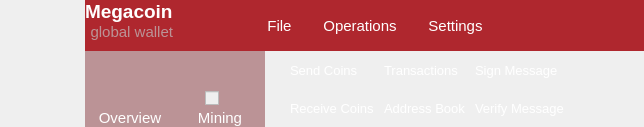
     <widget class="QWidget" name="wHeader" native="true">
      <property name="sizePolicy">
       <sizepolicy hsizetype="Preferred" vsizetype="Fixed">
        <horstretch>0</horstretch>
        <verstretch>0</verstretch>
       </sizepolicy>
      </property>
      <property name="minimumSize">
       <size>
        <width>0</width>
        <height>127</height>
       </size>
      </property>
      <property name="maximumSize">
       <size>
        <width>16777215</width>
        <height>127</height>
       </size>
      </property>
      <property name="styleSheet">
       <string notr="true">#wHeader {
	background-color: rgb(187, 147, 150);
}

QWidget {
	color: white;
}</string>
      </property>
      <layout class="QHBoxLayout" name="horizontalLayout_4" stretch="0,0">
       <property name="spacing">
        <number>0</number>
       </property>
       <property name="margin">
        <number>0</number>
       </property>
       <item>
        <widget class="QWidget" name="wLogo" native="true">
         <property name="minimumSize">
          <size>
           <width>85</width>
           <height>0</height>
          </size>
         </property>
         <property name="maximumSize">
          <size>
           <width>85</width>
           <height>16777215</height>
          </size>
         </property>
         <property name="styleSheet">
          <string notr="true">#wHeader {
	background-color: transparent;
}</string>
         </property>
         <layout class="QVBoxLayout" name="verticalLayout_7">
          <property name="spacing">
           <number>0</number>
          </property>
          <property name="margin">
           <number>0</number>
          </property>
          <item>
           <widget class="QLabel" name="lbLogo">
            <property name="minimumSize">
             <size>
              <width>85</width>
              <height>85</height>
             </size>
            </property>
            <property name="maximumSize">
             <size>
              <width>85</width>
              <height>85</height>
             </size>
            </property>
            <property name="text">
             <string notr="true"/>
            </property>
            <property name="pixmap">
             <pixmap resource="../res.qrc">:/res/logo.png</pixmap>
            </property>
           </widget>
          </item>
          <item>
           <widget class="QWidget" name="widget" native="true">
            <layout class="QHBoxLayout" name="horizontalLayout_9">
             <property name="spacing">
              <number>6</number>
             </property>
             <property name="margin">
              <number>0</number>
             </property>
             <item>
              <spacer name="horizontalSpacer_13">
               <property name="orientation">
                <enum>Qt::Horizontal</enum>
               </property>
               <property name="sizeHint" stdset="0">
                <size>
                   <width>30</width>
                   <height>25</height>
                </size>
               </property>
              </spacer>
             </item>
             <item>
              <widget class="QPushButton" name="bNewMessage">
               <property name="minimumSize">
                <size>
                 <width>30</width>
                 <height>31</height>
                </size>
               </property>
               <property name="maximumSize">
                <size>
                 <width>30</width>
                 <height>31</height>
                </size>
               </property>
                 <property name="toolTip">
                  <string>Messages from Megacoin</string>
                 </property>
               <property name="styleSheet">
                <string notr="true">QPushButton:flat {
	border: 0px solid gray;
	image: url(:/res/mail/mail_normal.png);
}

QPushButton:pressed:flat {
	image: url(:/res/mail/mail_normal.png);
}

QPushButton:hover {
	image: url(:/res/mail/mail_hover.png);
}</string>
               </property>
               <property name="text">
                <string/>
               </property>
               <property name="iconSize">
                <size>
                 <width>26</width>
                 <height>17</height>
                </size>
               </property>
               <property name="flat">
                <bool>true</bool>
               </property>
              </widget>
             </item>
             <item>
                <spacer name="horizontalSpacer_9">
                 <property name="orientation">
                  <enum>Qt::Horizontal</enum>
               </property>
                 <property name="sizeHint" stdset="0">
                <size>
                   <width>10</width>
                   <height>20</height>
                </size>
               </property>
                </spacer>
             </item>
            </layout>
           </widget>
          </item>
         </layout>
        </widget>
       </item>
       <item>
        <layout class="QVBoxLayout" name="verticalLayout_2" stretch="0,0">
         <property name="spacing">
          <number>0</number>
         </property>
         <item>
          <widget class="QWidget" name="wCaption" native="true">
           <property name="styleSheet">
            <string notr="true">#wCaption {
	background-color: rgb(175, 39, 46);
}

QWidget {
	color: white;
}</string>
           </property>
           <layout class="QHBoxLayout" name="horizontalLayout_2" stretch="0,1,0,0,0,0,0,1,0,0">
            <property name="margin">
             <number>0</number>
            </property>
            <item>
             <layout class="QVBoxLayout" name="verticalLayout" stretch="0,1">
              <property name="spacing">
               <number>0</number>
              </property>
              <item>
               <widget class="QLabel" name="label_2">
                <property name="font">
                 <font>
                  <pointsize>14</pointsize>
                  <weight>75</weight>
                  <bold>true</bold>
                  <stylestrategy>PreferAntialias</stylestrategy>
                 </font>
                </property>
                <property name="text">
                 <string>Megacoin</string>
                </property>
               </widget>
              </item>
              <item>
               <widget class="QLabel" name="label">
                <property name="font">
                 <font>
                  <pointsize>11</pointsize>
                 </font>
                </property>
                <property name="styleSheet">
                 <string notr="true">QLabel {
	color: rgb(187, 147, 150);
}</string>
                </property>
                <property name="text">
                 <string>global wallet</string>
                </property>
                <property name="alignment">
                 <set>Qt::AlignRight|Qt::AlignTop|Qt::AlignTrailing</set>
                </property>
               </widget>
              </item>
             </layout>
            </item>
            <item>
             <spacer name="horizontalSpacer_3">
              <property name="orientation">
               <enum>Qt::Horizontal</enum>
              </property>
              <property name="sizeHint" stdset="0">
               <size>
                <width>40</width>
                <height>20</height>
               </size>
              </property>
             </spacer>
            </item>
            <item>
             <widget class="QPushButton" name="pushButton_9">
              <property name="sizePolicy">
               <sizepolicy hsizetype="Maximum" vsizetype="Expanding">
                <horstretch>0</horstretch>
                <verstretch>0</verstretch>
               </sizepolicy>
              </property>
              <property name="font">
               <font>
                <pointsize>11</pointsize>
                <stylestrategy>PreferAntialias</stylestrategy>
               </font>
              </property>
              <property name="styleSheet">
               <string notr="true">QPushButton {
	border: 0px solid #d5c3b4;
	margin: 0px;
	padding: 10px;
	background-color: transparent;
}

QPushButton:pressed {
	border: 0px solid #d5c3b4;
	margin: 0px;
	background-color: rgb(157, 11, 23);
}</string>
              </property>
              <property name="text">
               <string>File</string>
              </property>
              <property name="flat">
               <bool>true</bool>
              </property>
             </widget>
            </item>
            <item>
             <spacer name="horizontalSpacer_10">
              <property name="orientation">
               <enum>Qt::Horizontal</enum>
              </property>
              <property name="sizeType">
               <enum>QSizePolicy::Fixed</enum>
              </property>
              <property name="sizeHint" stdset="0">
               <size>
                <width>5</width>
                <height>20</height>
               </size>
              </property>
             </spacer>
            </item>
            <item>
             <widget class="QPushButton" name="pushButton_5">
              <property name="sizePolicy">
               <sizepolicy hsizetype="Minimum" vsizetype="Expanding">
                <horstretch>0</horstretch>
                <verstretch>0</verstretch>
               </sizepolicy>
              </property>
              <property name="font">
               <font>
                <pointsize>11</pointsize>
                <stylestrategy>PreferAntialias</stylestrategy>
               </font>
              </property>
              <property name="styleSheet">
               <string notr="true">QPushButton {
	border: 0px solid #d5c3b4;
	margin: 0px;
	padding: 10px;
	background-color: transparent;
}

QPushButton:pressed {
	border: 0px solid #d5c3b4;
	margin: 0px;
	background-color: rgb(157, 11, 23);
}</string>
              </property>
              <property name="text">
               <string>Operations</string>
              </property>
              <property name="flat">
               <bool>true</bool>
              </property>
             </widget>
            </item>
            <item>
             <spacer name="horizontalSpacer_12">
              <property name="orientation">
               <enum>Qt::Horizontal</enum>
              </property>
              <property name="sizeType">
               <enum>QSizePolicy::Fixed</enum>
              </property>
              <property name="sizeHint" stdset="0">
               <size>
                <width>5</width>
                <height>20</height>
               </size>
              </property>
             </spacer>
            </item>
            <item>
             <widget class="QPushButton" name="pushButton_3">
              <property name="sizePolicy">
               <sizepolicy hsizetype="Minimum" vsizetype="Expanding">
                <horstretch>0</horstretch>
                <verstretch>0</verstretch>
               </sizepolicy>
              </property>
              <property name="font">
               <font>
                <pointsize>11</pointsize>
                <stylestrategy>PreferAntialias</stylestrategy>
               </font>
              </property>
              <property name="styleSheet">
               <string notr="true">QPushButton {
	border: 0px solid #d5c3b4;
	margin: 0px;
	padding: 10px;
	background-color: transparent;
}

QPushButton:pressed {
	border: 0px solid #d5c3b4;
	margin: 0px;
	background-color: rgb(157, 11, 23);
}</string>
              </property>
              <property name="text">
               <string>Settings</string>
              </property>
              <property name="flat">
               <bool>true</bool>
              </property>
             </widget>
            </item>
            <item>
             <spacer name="horizontalSpacer_4">
              <property name="orientation">
               <enum>Qt::Horizontal</enum>
              </property>
              <property name="sizeHint" stdset="0">
               <size>
                <width>40</width>
                <height>20</height>
               </size>
              </property>
             </spacer>
            </item>
            <item>
             <spacer name="horizontalSpacer_5">
              <property name="orientation">
               <enum>Qt::Horizontal</enum>
              </property>
              <property name="sizeType">
               <enum>QSizePolicy::Fixed</enum>
              </property>
              <property name="sizeHint" stdset="0">
               <size>
                <width>15</width>
                <height>20</height>
               </size>
              </property>
             </spacer>
            </item>
            <item>
             <widget class="QWidget" name="wCaptionButtons" native="true">
              <property name="sizePolicy">
               <sizepolicy hsizetype="Fixed" vsizetype="Preferred">
                <horstretch>0</horstretch>
                <verstretch>0</verstretch>
               </sizepolicy>
              </property>
              <layout class="QHBoxLayout" name="horizontalLayout">
               <property name="sizeConstraint">
                <enum>QLayout::SetDefaultConstraint</enum>
               </property>
               <property name="margin">
                <number>0</number>
               </property>
               <item>
                <widget class="QPushButton" name="pushButton_2">
                 <property name="minimumSize">
                  <size>
                     <width>16</width>
                   <height>30</height>
                  </size>
                 </property>
                 <property name="maximumSize">
                  <size>
                     <width>16</width>
                   <height>30</height>
                  </size>
                 </property>
                 <property name="styleSheet">
                  <string notr="true">QPushButton {
	border: 0px solid gray;
	image: url(:/res/minimize_normal.png);
}

QPushButton:pressed:flat {
	border: 0px solid gray;
	image: url(:/res/minimize_normal.png);
}

QPushButton:hover {
	image: url(:/res/minimize_hover.png);
}</string>
                 </property>
                 <property name="text">
                  <string notr="true"/>
                 </property>
                 <property name="icon">
                  <iconset>
                   <normaloff>:/res/minimize.png</normaloff>:/res/minimize.png</iconset>
                 </property>
                 <property name="flat">
                  <bool>true</bool>
                 </property>
                </widget>
               </item>
               <item>
                <widget class="QPushButton" name="pushButton">
                 <property name="minimumSize">
                  <size>
                   <width>30</width>
                   <height>30</height>
                  </size>
                 </property>
                 <property name="maximumSize">
                  <size>
                   <width>30</width>
                   <height>30</height>
                  </size>
                 </property>
                 <property name="styleSheet">
                  <string notr="true">QPushButton {	
	image: url(:/res/close_normal.png);
	border: 0px solid gray;
}
QPushButton:pressed:flat {
	image: url(:/res/close_normal.png);
}

QPushButton:hover {
	image: url(:/res/close_hover.png);
}</string>
                 </property>
                 <property name="text">
                  <string notr="true"/>
                 </property>
                 <property name="flat">
                  <bool>true</bool>
                 </property>
                </widget>
               </item>
              </layout>
             </widget>
            </item>
           </layout>
          </widget>
         </item>
         <item>
          <layout class="QHBoxLayout" name="horizontalLayout_3">
           <item>
              <widget class="QWidget" name="wHome" native="true">
               <property name="sizePolicy">
                <sizepolicy hsizetype="Fixed" vsizetype="Expanding">
                 <horstretch>0</horstretch>
                 <verstretch>0</verstretch>
                </sizepolicy>
               </property>
               <property name="minimumSize">
                <size>
                 <width>90</width>
                 <height>76</height>
                </size>
               </property>
               <property name="maximumSize">
                <size>
                 <width>90</width>
                 <height>16777215</height>
                </size>
               </property>
               <property name="toolTip">
                <string>&lt;html&gt;&lt;head/&gt;&lt;body&gt;&lt;p&gt;Welcome to Megacoin. This is your personal account&lt;/p&gt;&lt;/body&gt;&lt;/html&gt;</string>
               </property>
               <property name="styleSheet">
                <string notr="true">#wHome {
	background-color: #BB9396;
}

#wHome:hover {
	background-color: #AB7F82;
}

#wHome[is_pressed=&quot;true&quot;] {
	background-color: #9D0B17;
}

#wHome[is_checked=&quot;true&quot;] {
	background-color: #AB7F82;
}</string>
               </property>
               <property name="is_checked" stdset="0">
                <bool>false</bool>
               </property>
               <property name="is_pressed" stdset="0">
                <bool>false</bool>
               </property>
               <widget class="QLabel" name="label_18">
                <property name="geometry">
                 <rect>
                  <x>25</x>
                  <y>7</y>
                  <width>41</width>
                  <height>51</height>
                 </rect>
                </property>
                <property name="text">
                 <string/>
                </property>
                <property name="pixmap">
                 <pixmap resource="../res.qrc">:/res/home_icon.png</pixmap>
                </property>
               </widget>
               <widget class="QLabel" name="label_19">
                <property name="geometry">
                 <rect>
                  <x>0</x>
                  <y>57</y>
                  <width>90</width>
                  <height>20</height>
                 </rect>
                </property>
                <property name="font">
                 <font>
                  <pointsize>11</pointsize>
                  <stylestrategy>PreferAntialias</stylestrategy>
                 </font>
                </property>
                <property name="styleSheet">
                 <string notr="true">QLabel {
	color: white;
}</string>
                </property>
                <property name="text">
                 <string>Overview</string>
                </property>
                <property name="alignment">
                 <set>Qt::AlignCenter</set>
                </property>
               </widget>
              </widget>
             </item>
             <item>
            <widget class="QWidget" name="wMining" native="true">
             <property name="sizePolicy">
              <sizepolicy hsizetype="Fixed" vsizetype="Expanding">
               <horstretch>0</horstretch>
               <verstretch>0</verstretch>
              </sizepolicy>
             </property>
             <property name="minimumSize">
              <size>
               <width>90</width>
               <height>76</height>
              </size>
             </property>
             <property name="maximumSize">
              <size>
               <width>90</width>
               <height>16777215</height>
              </size>
             </property>
             <property name="styleSheet">
              <string notr="true">#wMining {
	background-color: #BB9396;
}

#wMining:hover {
	background-color: #AB7F82;
}

#wMining[is_pressed=&quot;true&quot;] {
	background-color: #9D0B17;
}

#wMining[is_checked=&quot;true&quot;] {
	background-color: #AB7F82;
}</string>
             </property>
             <property name="is_checked" stdset="0">
              <bool>false</bool>
             </property>
             <property name="is_pressed" stdset="0">
              <bool>false</bool>
             </property>
             <widget class="QLabel" name="label_16">
              <property name="geometry">
               <rect>
                <x>30</x>
                <y>7</y>
                <width>41</width>
                <height>51</height>
               </rect>
              </property>
              <property name="text">
               <string/>
              </property>
              <property name="pixmap">
               <pixmap resource="../res.qrc">:/res/mining.png</pixmap>
              </property>
             </widget>
             <widget class="QCheckBox" name="checkBox">
              <property name="enabled">
               <bool>false</bool>
              </property>
              <property name="geometry">
               <rect>
                <x>30</x>
                <y>37</y>
                <width>20</width>
                <height>20</height>
               </rect>
              </property>
              <property name="styleSheet">
               <string notr="true"/>
              </property>
              <property name="text">
               <string/>
              </property>
              <property name="checkable">
               <bool>true</bool>
              </property>
             </widget>
             <widget class="QLabel" name="label_17">
              <property name="geometry">
               <rect>
                <x>0</x>
                <y>57</y>
                <width>90</width>
                <height>20</height>
               </rect>
              </property>
              <property name="font">
               <font>
                <pointsize>11</pointsize>
                <stylestrategy>PreferAntialias</stylestrategy>
               </font>
              </property>
              <property name="styleSheet">
               <string notr="true">QLabel {
	color: white;
}</string>
              </property>
              <property name="text">
               <string>Mining</string>
              </property>
              <property name="alignment">
               <set>Qt::AlignCenter</set>
              </property>
             </widget>
            </widget>
           </item>
           <item>
            <spacer name="horizontalSpacer_2">
             <property name="orientation">
              <enum>Qt::Horizontal</enum>
             </property>
             <property name="sizeHint" stdset="0">
              <size>
                 <width>20</width>
               <height>20</height>
              </size>
             </property>
            </spacer>
           </item>
           <item>
            <layout class="QGridLayout" name="gridLayout">
             <item row="0" column="0">
              <widget class="QPushButton" name="pushButton_6">
               <property name="sizePolicy">
                <sizepolicy hsizetype="Minimum" vsizetype="Expanding">
                 <horstretch>0</horstretch>
                 <verstretch>0</verstretch>
                </sizepolicy>
               </property>
               <property name="font">
                <font>
                 <pointsize>10</pointsize>
                 <stylestrategy>PreferAntialias</stylestrategy>
                </font>
               </property>
               <property name="styleSheet">
                <string notr="true">QPushButton {
	text-align:left;
	border: 0px solid gray;
	padding: 3px 5px 3px 5px;
}

QPushButton:pressed:flat {
	background-color: #9D0B17;
}

QPushButton:hover {
	background-color: #AF272E;
}</string>
               </property>
               <property name="text">
                <string>Send Coins</string>
               </property>
               <property name="icon">
                <iconset resource="../res.qrc">
                 <normaloff>:/res/upload.png</normaloff>:/res/upload.png</iconset>
               </property>
               <property name="iconSize">
                <size>
                 <width>30</width>
                 <height>30</height>
                </size>
               </property>
               <property name="flat">
                <bool>true</bool>
               </property>
              </widget>
             </item>
             <item row="0" column="1">
              <widget class="QPushButton" name="pushButton_8">
               <property name="sizePolicy">
                <sizepolicy hsizetype="Minimum" vsizetype="Expanding">
                 <horstretch>0</horstretch>
                 <verstretch>0</verstretch>
                </sizepolicy>
               </property>
               <property name="font">
                <font>
                 <pointsize>10</pointsize>
                 <stylestrategy>PreferAntialias</stylestrategy>
                </font>
               </property>
               <property name="styleSheet">
                <string notr="true">QPushButton {
	text-align:left;
	border: 0px solid gray;
	padding: 3px 5px 3px 5px;
}

QPushButton:pressed:flat {
	background-color: #9D0B17;
}

QPushButton:hover {
	background-color: #AF272E;
}</string>
               </property>
               <property name="text">
                <string>Transactions</string>
               </property>
               <property name="icon">
                <iconset resource="../res.qrc">
                 <normaloff>:/res/transactions.png</normaloff>:/res/transactions.png</iconset>
               </property>
               <property name="iconSize">
                <size>
                 <width>30</width>
                 <height>30</height>
                </size>
               </property>
               <property name="flat">
                <bool>true</bool>
               </property>
              </widget>
             </item>
             <item row="0" column="2">
              <widget class="QPushButton" name="pushButton_10">
               <property name="sizePolicy">
                <sizepolicy hsizetype="Minimum" vsizetype="Expanding">
                 <horstretch>0</horstretch>
                 <verstretch>0</verstretch>
                </sizepolicy>
               </property>
               <property name="font">
                <font>
                 <pointsize>10</pointsize>
                 <stylestrategy>PreferAntialias</stylestrategy>
                </font>
               </property>
               <property name="styleSheet">
                <string notr="true">QPushButton {
	text-align:left;
	border: 0px solid gray;
	padding: 3px 5px 3px 5px;
}

QPushButton:pressed:flat {
	background-color: #9D0B17;
}

QPushButton:hover {
	background-color: #AF272E;
}</string>
               </property>
               <property name="text">
                <string>Sign Message</string>
               </property>
               <property name="icon">
                <iconset resource="../res.qrc">
                 <normaloff>:/res/sign_message_icon.png</normaloff>:/res/sign_message_icon.png</iconset>
               </property>
               <property name="iconSize">
                <size>
                 <width>30</width>
                 <height>30</height>
                </size>
               </property>
               <property name="flat">
                <bool>true</bool>
               </property>
              </widget>
             </item>
             <item row="1" column="0">
              <widget class="QPushButton" name="pushButton_7">
               <property name="sizePolicy">
                <sizepolicy hsizetype="Minimum" vsizetype="Expanding">
                 <horstretch>0</horstretch>
                 <verstretch>0</verstretch>
                </sizepolicy>
               </property>
               <property name="font">
                <font>
                 <pointsize>10</pointsize>
                 <stylestrategy>PreferAntialias</stylestrategy>
                </font>
               </property>
               <property name="styleSheet">
                <string notr="true">QPushButton {
	text-align:left;
	border: 0px solid gray;
	padding: 3px 5px 3px 5px;
}

QPushButton:pressed:flat {
	background-color: #9D0B17;
}

QPushButton:hover {
	background-color: #AF272E;
}</string>
               </property>
               <property name="text">
                <string>Receive Coins</string>
               </property>
               <property name="icon">
                <iconset resource="../res.qrc">
                 <normaloff>:/res/download.png</normaloff>:/res/download.png</iconset>
               </property>
               <property name="iconSize">
                <size>
                 <width>30</width>
                 <height>30</height>
                </size>
               </property>
               <property name="flat">
                <bool>true</bool>
               </property>
              </widget>
             </item>
             <item row="1" column="1">
              <widget class="QPushButton" name="pushButton_12">
               <property name="sizePolicy">
                <sizepolicy hsizetype="Minimum" vsizetype="Expanding">
                 <horstretch>0</horstretch>
                 <verstretch>0</verstretch>
                </sizepolicy>
               </property>
               <property name="font">
                <font>
                 <pointsize>10</pointsize>
                 <stylestrategy>PreferAntialias</stylestrategy>
                </font>
               </property>
               <property name="styleSheet">
                <string notr="true">QPushButton {
	text-align:left;
	border: 0px solid gray;
	padding: 3px 5px 3px 5px;
}

QPushButton:pressed:flat {
	background-color: #9D0B17;
}

QPushButton:hover {
	background-color: #AF272E;
}</string>
               </property>
               <property name="text">
                <string>Address Book</string>
               </property>
               <property name="icon">
                <iconset resource="../res.qrc">
                 <normaloff>:/res/address_book.png</normaloff>:/res/address_book.png</iconset>
               </property>
               <property name="iconSize">
                <size>
                 <width>30</width>
                 <height>30</height>
                </size>
               </property>
               <property name="flat">
                <bool>true</bool>
               </property>
              </widget>
             </item>
             <item row="1" column="2">
              <widget class="QPushButton" name="pushButton_11">
               <property name="sizePolicy">
                <sizepolicy hsizetype="Minimum" vsizetype="Expanding">
                 <horstretch>0</horstretch>
                 <verstretch>0</verstretch>
                </sizepolicy>
               </property>
               <property name="font">
                <font>
                 <pointsize>10</pointsize>
                 <stylestrategy>PreferAntialias</stylestrategy>
                </font>
               </property>
               <property name="styleSheet">
                <string notr="true">QPushButton {
	text-align:left;
	border: 0px solid gray;
	padding: 3px 5px 3px 5px;
}

QPushButton:pressed:flat {
	background-color: #9D0B17;
}

QPushButton:hover {
	background-color: #AF272E;
}</string>
               </property>
               <property name="text">
                <string>Verify Message</string>
               </property>
               <property name="icon">
                <iconset resource="../res.qrc">
                 <normaloff>:/res/verify_sign.png</normaloff>:/res/verify_sign.png</iconset>
               </property>
               <property name="iconSize">
                <size>
                 <width>30</width>
                 <height>30</height>
                </size>
               </property>
               <property name="flat">
                <bool>true</bool>
               </property>
              </widget>
             </item>
            </layout>
           </item>
           <item>
            <spacer name="horizontalSpacer">
             <property name="orientation">
              <enum>Qt::Horizontal</enum>
             </property>
             <property name="sizeHint" stdset="0">
              <size>
               <width>40</width>
               <height>20</height>
              </size>
             </property>
            </spacer>
           </item>
           <item>
            <layout class="QVBoxLayout" name="verticalLayout_3">
             <property name="rightMargin">
              <number>5</number>
             </property>
             <item>
              <widget class="QPushButton" name="bAbout">
               <property name="minimumSize">
                <size>
                 <width>30</width>
                 <height>30</height>
                </size>
               </property>
               <property name="maximumSize">
                <size>
                 <width>30</width>
                 <height>30</height>
                </size>
               </property>
               <property name="styleSheet">
                <string notr="true">QPushButton {
	border: 0px solid gray;
	image: url(:/res/about.png);
}

QPushButton:pressed:flat {
	image: url(:/res/about_pressed.png);
}

QPushButton:hover {
	image: url(:/res/about_hover.png);
}</string>
               </property>
               <property name="text">
                <string notr="true"/>
               </property>
               <property name="iconSize">
                <size>
                 <width>26</width>
                 <height>26</height>
                </size>
               </property>
               <property name="flat">
                <bool>true</bool>
               </property>
              </widget>
             </item>
             <item>
              <widget class="QPushButton" name="bHelp">
               <property name="minimumSize">
                <size>
                 <width>30</width>
                 <height>30</height>
                </size>
               </property>
               <property name="maximumSize">
                <size>
                 <width>30</width>
                 <height>30</height>
                </size>
               </property>
               <property name="styleSheet">
                <string notr="true">QPushButton {
	border: 0px solid gray;
	image: url(:/res/help.png);
}

QPushButton:pressed:flat {
	image: url(:/res/help_pressed.png);
}

QPushButton:hover {
	image: url(:/res/help_hover.png);
}</string>
               </property>
               <property name="text">
                <string/>
               </property>
               <property name="iconSize">
                <size>
                 <width>26</width>
                 <height>26</height>
                </size>
               </property>
               <property name="flat">
                <bool>true</bool>
               </property>
              </widget>
             </item>
            </layout>
           </item>
          </layout>
         </item>
        </layout>
       </item>
      </layout>
     </widget>
